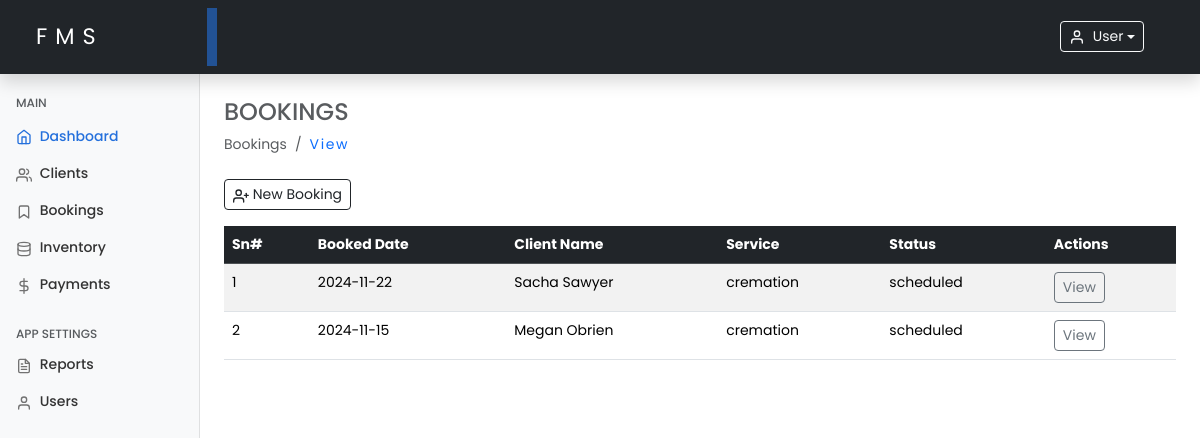
/bookings.php (signed in), run on the app's committed database.
### tables this page shows
CREATE TABLE `bookings` (
  `id` int(11) NOT NULL,
  `client_id` varchar(100) NOT NULL,
  `deceased_name` varchar(100) NOT NULL,
  `service_type` enum('burial','cremation','other') DEFAULT 'burial',
  `schedule_date` date NOT NULL,
  `vehicle_type` varchar(150) DEFAULT NULL,
  `request` varchar(255) DEFAULT NULL,
  `status` enum('scheduled','completed') DEFAULT 'scheduled',
  `created_at` timestamp NOT NULL DEFAULT current_timestamp(),
  `updated_at` timestamp NOT NULL DEFAULT current_timestamp() ON UPDATE current_timestamp()
);

CREATE TABLE `clients` (
  `id` int(11) NOT NULL,
  `client_name` varchar(100) NOT NULL,
  `client_phone` varchar(20) NOT NULL,
  `client_email` varchar(100) DEFAULT NULL,
  `client_address` varchar(255) DEFAULT NULL,
  `deceased_name` varchar(100) NOT NULL,
  `deceased_age` int(3) NOT NULL,
  `deceased_date_of_death` date NOT NULL,
  `deceased_cause` enum('natural','sickness','accident','other') NOT NULL,
  `deceased_gender` enum('male','female','other') NOT NULL,
  `created_at` timestamp NOT NULL DEFAULT current_timestamp(),
  `updated_at` timestamp NOT NULL DEFAULT current_timestamp() ON UPDATE current_timestamp()
);

### includes/functions.php (called while the page is built, shortened)
<?php
require_once 'config.php';
function getBookings()
{
    global $conn;
    $query = "SELECT b.id, c.deceased_name AS client_name, b.service_type, b.schedule_date, b.status
              FROM bookings b
              JOIN clients c ON b.client_id = c.id";
    $result = $conn->query($query);
    $bookings = [];
    while ($row = $result->fetch_assoc()) {
        $bookings[] = $row;
    }
    return $bookings;
}

### bookings.php (the view, shortened to what this page needs)
<?php
require_once "./includes/functions.php";
$bookings = getBookings();
include './includes/header.php';
include './includes/sidebar.php';
?>
<main class="col-md-9 ms-sm-auto col-lg-10 px-md-4 mt-2">
    <h4 class="text-muted text-uppercase mt-3">Bookings</h4>
    <ol class="breadcrumb mb-2">
        <li class="breadcrumb-item active">Bookings</li>
        <li class="breadcrumb-item"><a href="./bookings.php" class="text-decoration-none">View</a></li>
    </ol>
<div class="d-flex justify-content-start flex-wrap flex-md-nowrap align-items-center pt-3 pb-2 mb-2 border-bottom-none">
    <button type="button" class="btn btn-sm btn-outline-dark me-5" data-bs-toggle="modal" data-bs-target="#staticBackdrop">
        <span data-feather="user-plus"></span>&nbsp;New Booking
    </button>
</div>
    <div class="table-responsive">
        <table class="table table-striped table-hover table-lg">
            <thead class="table-dark">
                <tr>
                    <th>Sn#</th>
                    <th>Booked Date</th>
                    <th>Client Name</th>
                    <th>Service</th>
                    <th>Status</th>
                    <th>Actions</th>
                </tr>
            </thead>
            <tbody>
                <?php if (empty($bookings)): ?>
                    <tr>
                        <td colspan="6" class="text-center text-danger">No bookings found.</td>
                    </tr>
                <?php else: ?>
                    <?php foreach ($bookings as $index => $booking): ?>
                        <tr>
                            <td><?php echo $index + 1; ?></td>
                            <td><?php echo htmlspecialchars($booking['schedule_date']); ?></td>
                            <td><?php echo htmlspecialchars($booking['client_name']); ?></td>
                            <td><?php echo htmlspecialchars($booking['service_type']); ?></td>
                            <td><?php echo htmlspecialchars($booking['status']); ?></td>
                            <td><a href="viewBooking.php?id=<?php echo $booking['id']; ?>" class="btn btn-sm btn-outline-secondary">View</a></td>
                        </tr>
                    <?php endforeach; ?>
                <?php endif; ?>
            </tbody>
        </table>
    </div>
</main>
<?php include './includes/footer.php'; ?>

### assets/css/dashboard.css (style rules this page uses)
* { margin: 0; padding: 0; box-sizing: border-box; }
body { font-size: .875rem; font-family: "Poppins", sans-serif; }
.feather { width: 16px; height: 16px; vertical-align: text-bottom; }

### includes/header.php (style rules this page uses)
.active { background-color: transparent !important; }
.text-decoration-none { font-weight: 400; letter-spacing: 0.1rem; text-decoration: none !important; }

### data on the page
bookings: schedule_date "2024-11-22", client.deceased_name "Sacha Sawyer", service_type "cremation", status "scheduled"
bookings: schedule_date "2024-11-15", client.deceased_name "Megan Obrien", service_type "cremation", status "scheduled"

### other printed values
$_SESSION['username'] "User"
